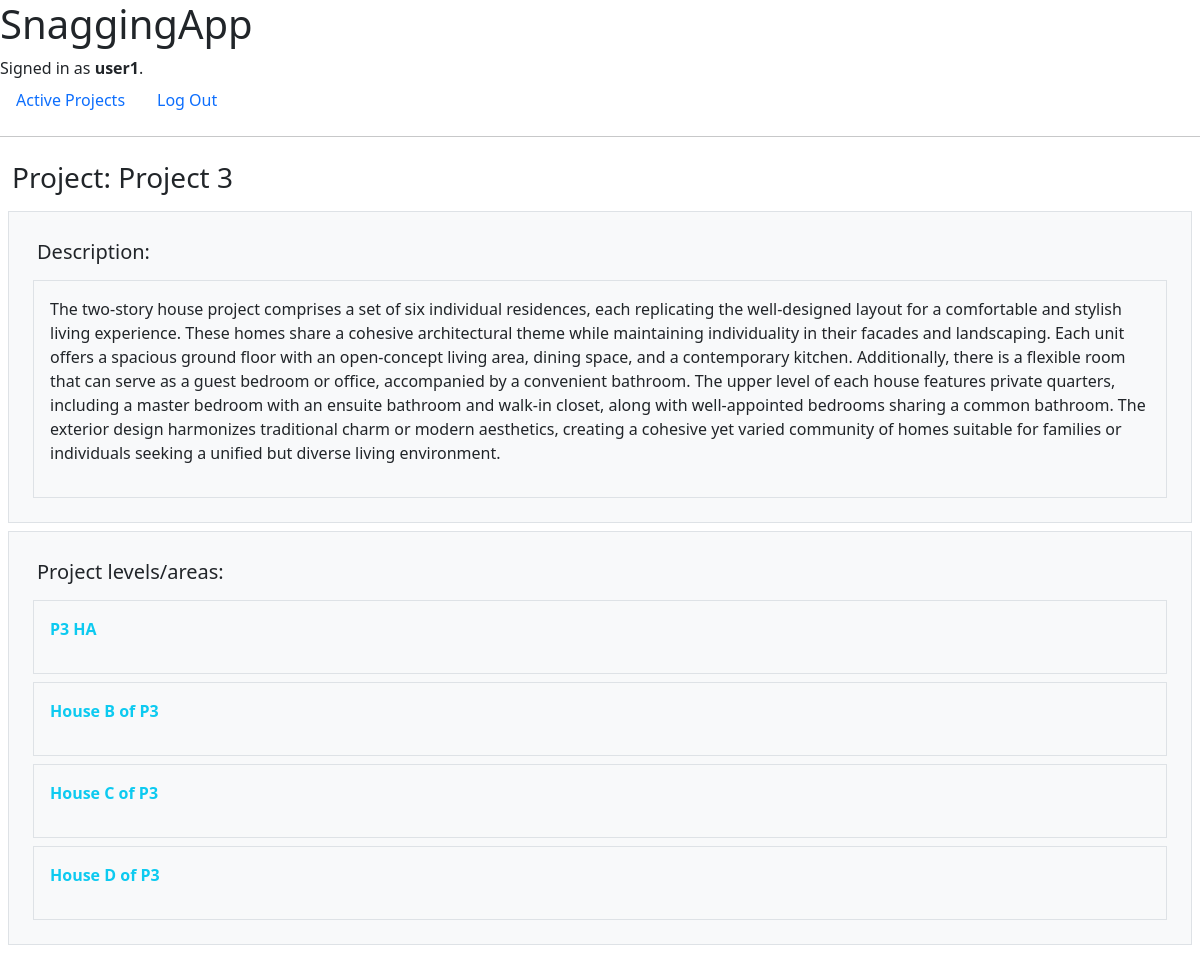
Page /project/3 (signed in) on the committed database.
### SnaggingApp/models.py (models this page shows, shortened)
class User(AbstractUser):
    pass

class Project(models.Model):
    title = models.CharField(max_length=250)
    description = models.TextField()
    archived = models.BooleanField(default=False)
    responsible = models.ManyToManyField("User", blank=True, related_name="UserProjectsResponsible")
    master = models.ManyToManyField("User", blank=True, related_name="UserProjectsMaster")
    level = models.ManyToManyField("Level", blank=True, related_name="level_project")

class Level(models.Model):
    title = models.CharField(max_length=250)
    description = models.TextField()
    archived = models.BooleanField(default=False)
    file = models.ForeignKey(PDFFile, blank=True, on_delete=models.CASCADE, related_name="pdf_level")
    pinpoint = models.ManyToManyField("Pinpoint", blank=True, related_name="pinpoint_level")

### SnaggingApp/views.py (the view)
# urls.py: path("project/<int:project_id>", views.project, name="project"),
def project(request, project_id):
    current_project = Project.objects.get(pk=project_id)
    levels = current_project.level.all()
    return render(request, "SnaggingApp/project.html", {
        "current_project": current_project,
        "levels": levels,
    })

### SnaggingApp/templates/SnaggingApp/project.html (shortened to what this page needs)
{% extends "SnaggingApp/layout.html" %}
{% load static %}
{% block body %}
{% if user.is_authenticated %}
    <h3 class="p-2 m-1" id="title_all_posts">Project: {{ current_project.title }}</h3>
    <div class="p-3 m-2 bg-light border" id="#">
        <h5 class="p-2 m-1" id="#">Description:</h5>
            <div class="p-3 m-2 bg-light border" id="#">
            <p id='#'>{{ current_project.description }}</p>
            </div>
    </div>
    <div class="p-3 m-2 bg-light border" id="#">
    <h5 class="p-2 m-1" id="title_all_posts">Project levels/areas:</h5>
        {% for level in levels %}
        <div class="p-3 m-2 bg-light border" id="#">
        <p class="text-info" id='level_{{ level.id }}'><b>{{ level.title }}</b></p>
        </div>
        {% endfor %}
    </div>
{% else %}
<div class="p-3 m-2 bg-light border">
    <p><b>Welcome to the SnaggingApp</b></p>
    <p>Please register or log-in if you have an account</p>
</div>
{% endif %}
{% endblock %}

### SnaggingApp/templates/SnaggingApp/layout.html (shortened to what this page needs)
{% load static %}
<!DOCTYPE html>
<html lang="en">
    <head>
        <link href="https://cdn.jsdelivr.net/npm/bootstrap@5.3.2/dist/css/bootstrap.min.css" rel="stylesheet">
        <link rel="stylesheet" href="{% static 'styles.css' %}">
    </head>
    <body>
        <h1>SnaggingApp</h1>
        <div>
            {% if user.is_authenticated %}
                Signed in as <strong>{{ user.username }}</strong>.
            {% else %}
                Not signed in.
            {% endif %}
        </div>
        <ul class="nav">
            {% if user.is_authenticated %}
                <li class="nav-item">
                <a class="nav-link" href="{% url 'index' %}">Active Projects</a>
                </li>
                <li class="nav-item">
                    <a class="nav-link" href="{% url 'logout' %}">Log Out</a>
                </li>
            {% endif %}
        </ul>
        <hr>
        {% block body %}
        {% endblock %}
    </body>
</html>

### SnaggingApp/static/styles.css (style rules this page uses)
* { margin:0; padding:0; }
body { width:100%; height:100%; transition: transform 0.3s; }

### rows in the picture
User: username "user1"
Project: title "Project 3", description "The two-story house project comprises a set of six individual residences, each replicating the well-designed layout for a comfortable and stylish living experience. These homes share a cohesive architectural theme while maintaining individuality in their facades and landscaping. Each unit offers a spacious ground floor with an open-concept living area, dining space, and a contemporary kitchen. Additionally, there is a flexible room that can serve as a guest bedroom or office, accompanied by a convenient bathroom. The upper level of each house features private quarters, including a master bedroom with an ensuite bathroom and walk-in closet, along with well-appointed bedrooms sharing a common…"
Level: title "P3 HA"
Level: title "House B of P3"
Level: title "House C of P3"
Level: title "House D of P3"
